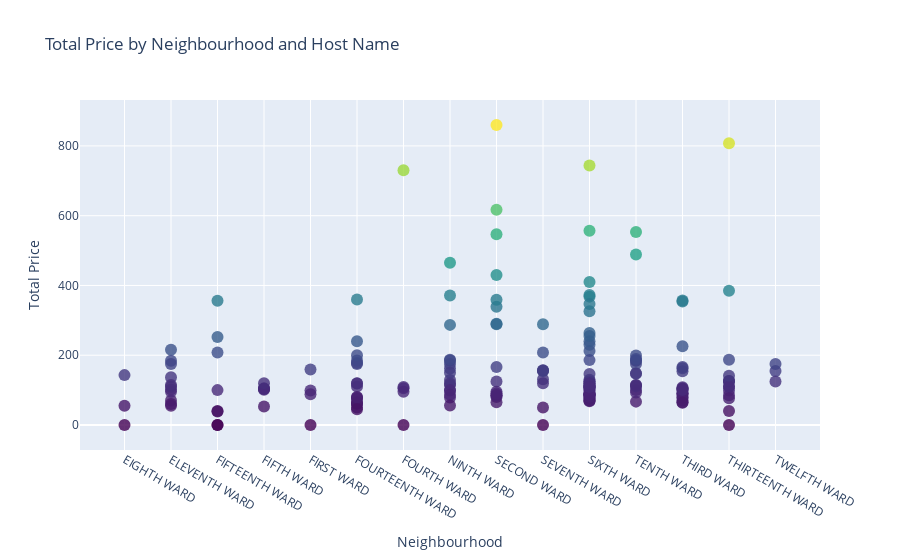

Notebook source saved alongside this figure:
### Code cell
# Group the data by 'neighbourhood' and 'host_name', and sum the 'price' column
grouped_data = data_without_outliers.groupby(["neighbourhood", "host_name"])["price"].sum().reset_index()

# Create the Plotly figure
fig = go.Figure(data=go.Scatter(
    x=grouped_data["neighbourhood"],
    y=grouped_data["price"],
    mode='markers',
    text=grouped_data["host_name"],
    marker=dict(
        size=12,
        color=grouped_data["price"],
        colorscale='Viridis',
        opacity=0.8
    )
))

# Customize the layout
fig.update_layout(
    title="Total Price by Neighbourhood and Host Name",
    xaxis_title="Neighbourhood",
    yaxis_title="Total Price",
    hovermode="closest"
)

# Display the plot
fig.show()

### Figure 1 — Plotly figure (JSON) as saved in the notebook; plotly's stock layout.template omitted (floating-point values rounded to 4 significant figures; data arrays with more than 128 entries replaced by an {"elided": "..."} marker saying what was removed)
{"data": [{"marker": {"color": {"elided": "187 int values"}, "colorscale": [[0, "#440154"], [0.1111, "#482878"], [0.2222, "#3e4989"], [0.3333, "#31688e"], [0.4444, "#26828e"], [0.5556, "#1f9e89"], [0.6667, "#35b779"], [0.7778, "#6ece58"], [0.8889, "#b5de2b"], [1, "#fde725"]], "opacity": 0.8, "size": 12}, "mode": "markers", "text": {"elided": "187 str values"}, "type": "scatter", "x": {"elided": "187 str values"}, "y": {"elided": "187 int values"}}], "layout": {"autosize": true, "hovermode": "closest", "title": {"text": "Total Price by Neighbourhood and Host Name"}, "xaxis": {"autorange": true, "range": [-0.9155, 14.92], "title": {"text": "Neighbourhood"}, "type": "category"}, "yaxis": {"autorange": true, "range": [-109.3, 969.3], "title": {"text": "Total Price"}, "type": "linear"}}}
